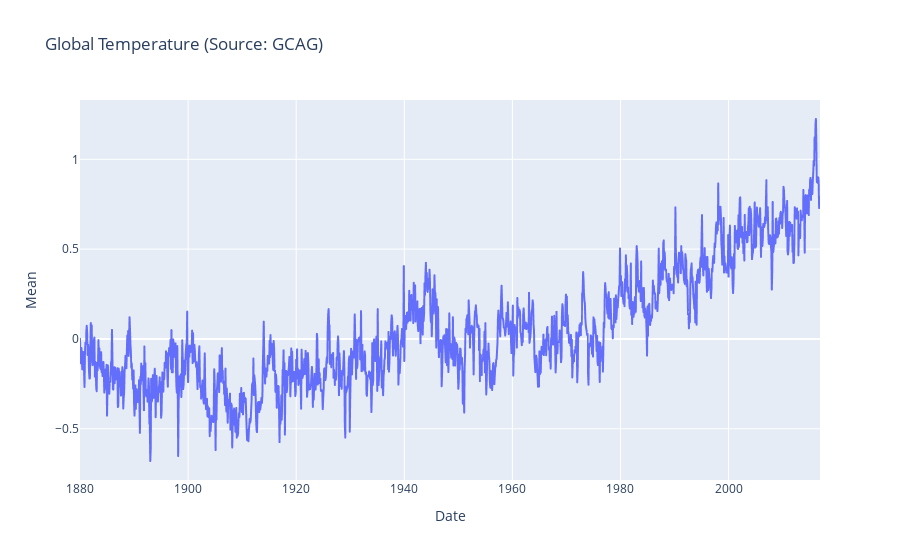

The cell this chart's notebook holds for it:
### Markdown cell above
## Step 4: Draw Line Charts

### Code cell
fig=px.line(df1,x='Date',y='Mean',title='Global Temperature (Source: GCAG)')
fig.show()
# If you are working on ED, please comment out the following two lines, 
# remove the above as ED does not support dynamic figures
#df1[::-1].plot(x='Date', y='Mean', title='Global Temperature (Source: GCAG)')
#plt.savefig("Result01.png")

### Figure 1 — Plotly figure (JSON) as saved in the notebook; plotly's stock layout.template omitted (floating-point values rounded to 4 significant figures; data arrays with more than 128 entries replaced by an {"elided": "..."} marker saying what was removed)
{"data": [{"hovertemplate": "Date=%{x}<br>Mean=%{y}<extra></extra>", "legendgroup": "", "line": {"color": "#636efa", "dash": "solid"}, "marker": {"symbol": "circle"}, "mode": "lines", "name": "", "showlegend": false, "type": "scattergl", "x": {"elided": "1644 str values"}, "xaxis": "x", "y": {"elided": "1644 float values"}, "yaxis": "y"}], "layout": {"legend": {"tracegroupgap": 0}, "title": {"text": "Global Temperature (Source: GCAG)"}, "xaxis": {"anchor": "y", "domain": [0, 1], "title": {"text": "Date"}}, "yaxis": {"anchor": "x", "domain": [0, 1], "title": {"text": "Mean"}}}}
